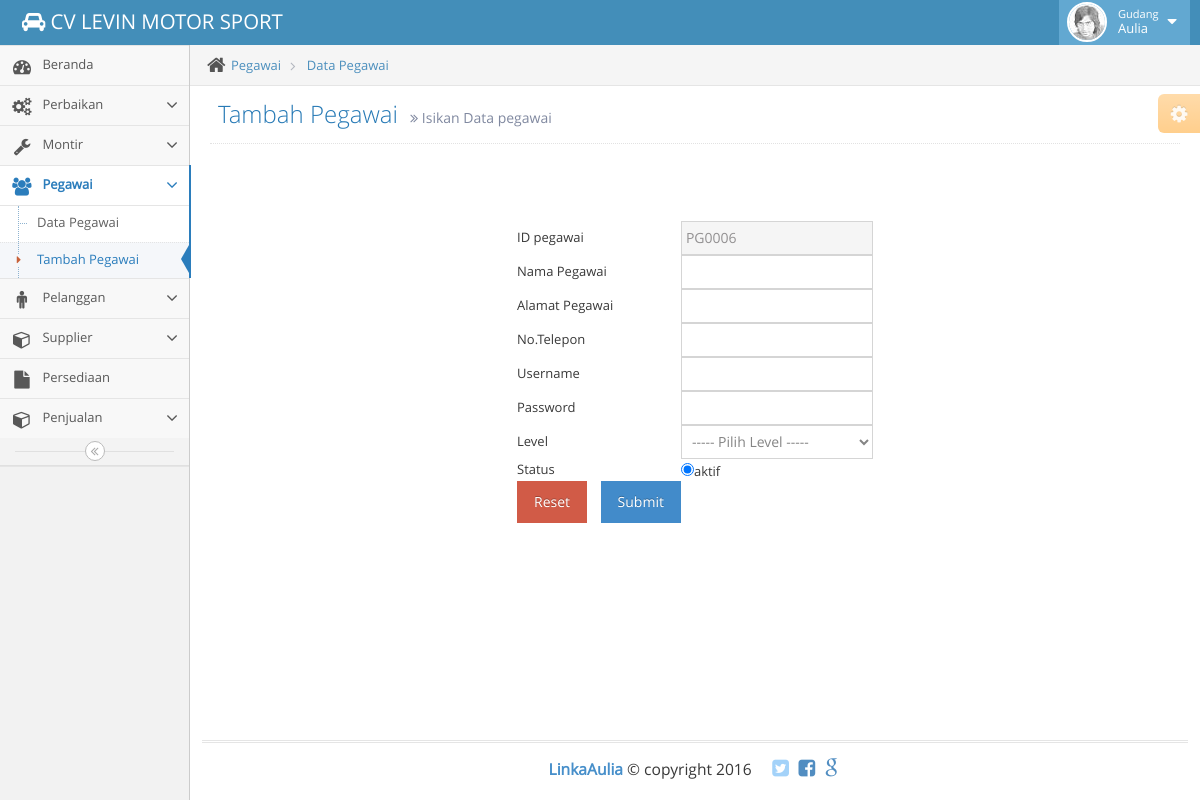
The page /cs/tambah-pegawai.php (signed in) on the database its author committed.
### tables this page shows
CREATE TABLE IF NOT EXISTS `pegawai` (
  `id_pegawai` int(11) NOT NULL AUTO_INCREMENT,
  `nama_pegawai` varchar(30) NOT NULL,
  `alamat_pegawai` varchar(50) NOT NULL,
  `telpon_pegawai` varchar(15) NOT NULL,
  `username` varchar(20) NOT NULL,
  `password` varchar(25) NOT NULL,
  `level` varchar(25) NOT NULL,
  `status` varchar(6) NOT NULL,
  PRIMARY KEY (`id_pegawai`)
);

### sesi.php (called while the page is built, shortened)
<?php
$user_check=$_SESSION['login_user'];
$ses_sql=mysql_query("SELECT * FROM pegawai WHERE username='$user_check'");
$pegawai = mysql_fetch_array($ses_sql);
if ($pegawai['level'] == 01) {
  $bagian = 'Customer Service';
}else
if ($pegawai['level'] == 02) {
  $bagian = 'Gudang';
}
?>

### cs/tambah-pegawai.php (the view, shortened to what this page needs)
<?php
include "../sesi.php";
$sqlselect="SELECT * FROM pegawai GROUP BY id_pegawai DESC";
$qsql = mysql_query($sqlselect);
$result = mysql_fetch_array($qsql);
$cek=$result['id_pegawai']+1;
$jno=strlen($cek);
if($jno==1)
{ $no='000'; }
elseif($jno==2)
{ $no='00'; }
elseif($jno==3)
{ $no='0'; }
elseif($jno=4)
{ $no=''; }
$nonono = ('PG').$no.$cek;
?>
<!DOCTYPE html>
<html lang="en">
	<head>
		<link rel="stylesheet" href="../assets/css/jquery-ui.custom.min.css" />
		<link rel="stylesheet" href="../assets/css/chosen.min.css" />
		<link rel="stylesheet" href="../assets/css/datepicker.min.css" />
		<link rel="stylesheet" href="../assets/css/bootstrap-timepicker.min.css" />
		<link rel="stylesheet" href="../assets/css/daterangepicker.min.css" />
		<link rel="stylesheet" href="../assets/css/bootstrap-datetimepicker.min.css" />
		<link rel="stylesheet" href="../assets/css/colorpicker.min.css" />
<?php
include '../assets/sebelum-content.php';
?>
<ul class="breadcrumb">
	<li>
		<i class="ace-icon fa fa-home home-icon"></i>
		<a href="#">Pegawai</a>
	</li>
	<li>
		<a href="#">Data Pegawai</a>
	</li>
</ul>
								<div class="page-header">
									<h1>
										Tambah Pegawai
										<small>
											<i class="ace-icon fa fa-angle-double-right"></i>
											Isikan Data pegawai
										</small>
									</h1>
								</div>
								<div class="row">
									<div class="col-xs-12">
                    <table align="center">
                    				<form role="form" name = "data_pegawai"  method="POST" action="proses-pegawai.php">
                    				<div class="form-group">
                    				<label>
                    					<tr>
                    						<td>ID pegawai</td>
                    						<td><input class="form-control" type="text" name="id_pegawai" readonly value="<?=$nonono;?>"  required/></td>
                    					</tr>
                    					<tr>
                    						<td>Nama Pegawai</td>
                    						<td><input class="form-control" type="text" name="nama_pegawai" pattern="[A-Za-z].{2,}" required/></td>
                    					</tr>
                    					<tr>
                    						<td>Alamat Pegawai</td>
                    						<td><input class="form-control" type="text" name="alamat_pegawai" required/></td>
                    					</tr>
                    					<tr>
                    						<td>No.Telepon</td>
                    						<td><input class="form-control" type="number" name="telpon_pegawai" minlength="5" maxlength="15" required/></td>
                    					</tr>
                    					<tr>
                    						<td>Username</td>
                    						<td><input class="form-control" type="text" name="username" minlength="2" maxlength="30" required/></td>
                    					</tr>
                    					<tr>
                    						<td>Password</td>
                    						<td><input class="form-control" type="password" name="password" required/></td>
                    					</tr>
                    					<tr>
                    						<td>Level</td>
                    						<td>
                    						    				<select class="form-control" required name="level">
                    						    					<option value="">----- Pilih Level -----</option>
                    										</td>
                    					</tr>
                    					<tr>
                    						<td>Status</td>
                    						<td><input  type ="radio" name= "status" value="aktif" checked>aktif</td>
                    					</tr>
                    					</label>
                    					</div>
                    					<div class="panel-body">
                    						<div class="input-group has-feedback">
                    					<tr><tr>
                    					<tr>
                    						<td>
                    					<button type="reset" name="reset" class="btn btn-danger" value="Reset">
                    											<span></span>Reset
                    										</button> &nbsp;&nbsp;
                    										<button type="submit" name="submit" class="btn btn-primary" value="submit">
                    											<span></span>Submit
                    										</button>
                    									</div>
                    				</form>
                    				</table>
									</div>
								</div>
<?php
include '../assets/setelah-content.php';
?>
</body>
</html>

### assets/sebelum-content.php (shortened to what this page needs)
<link rel="stylesheet" href="../assets/css/bootstrap.min.css" />
<link rel="stylesheet" href="../assets/font-awesome/4.2.0/css/font-awesome.min.css" />
<link rel="stylesheet" href="../assets/css/ace.min.css" class="ace-main-stylesheet" id="main-ace-style" />
</head>
<body class="no-skin">
	<div id="navbar" class="navbar navbar-default">
		<div class="navbar-container" id="navbar-container">
			<div class="navbar-header pull-left">
				<a href="" class="navbar-brand">
					<small>
						<i class="fa fa-car"></i>
						CV LEVIN MOTOR SPORT
					</small>
				</a>
			</div>
			<div class="navbar-buttons navbar-header pull-right" role="navigation">
				<ul class="nav ace-nav">
					<li class="light-blue">
						<a data-toggle="dropdown" href="#" class="dropdown-toggle">
							<img class="nav-user-photo" src="../assets/avatars/user.jpg" alt="Linka's Photo" />
							<span class="user-info">
								<small><?=$bagian?></small>
									<?=ucfirst($pegawai['nama_pegawai'])?>
							</span>
							<i class="ace-icon fa fa-caret-down"></i>
						</a>
					</li>
				</ul>
			</div>
		</div>
	</div>
	<div class="main-container" id="main-container">
		<div id="sidebar" class="sidebar                  responsive">

### rows shown on the page
pegawai: level "Gudang", nama_pegawai "Aulia"
pegawai: id_pegawai "PG0006"
